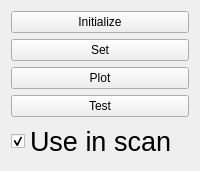
         <widget class="QWidget" name="tab_11">
          <attribute name="title">
           <string>NI USB-6251 settings</string>
          </attribute>
          <layout class="QVBoxLayout" name="verticalLayout_8">
           <item>
            <widget class="QPushButton" name="pushButton_7">
             <property name="text">
              <string>Initialize</string>
             </property>
            </widget>
           </item>
           <item>
            <widget class="QPushButton" name="pushButton_9">
             <property name="text">
              <string>Set</string>
             </property>
            </widget>
           </item>
           <item>
            <widget class="QPushButton" name="pushButton_11">
             <property name="text">
              <string>Plot</string>
             </property>
            </widget>
           </item>
           <item>
            <widget class="QPushButton" name="pushButton_17">
             <property name="text">
              <string>Test</string>
             </property>
            </widget>
           </item>
           <item>
            <widget class="QCheckBox" name="checkBox">
             <property name="sizePolicy">
              <sizepolicy hsizetype="Minimum" vsizetype="Fixed">
               <horstretch>0</horstretch>
               <verstretch>0</verstretch>
              </sizepolicy>
             </property>
             <property name="baseSize">
              <size>
               <width>0</width>
               <height>0</height>
              </size>
             </property>
             <property name="font">
              <font>
               <pointsize>20</pointsize>
              </font>
             </property>
             <property name="text">
              <string>Use in scan</string>
             </property>
             <property name="iconSize">
              <size>
               <width>30</width>
               <height>30</height>
              </size>
             </property>
             <property name="checked">
              <bool>true</bool>
             </property>
            </widget>
           </item>
          </layout>
         </widget>
